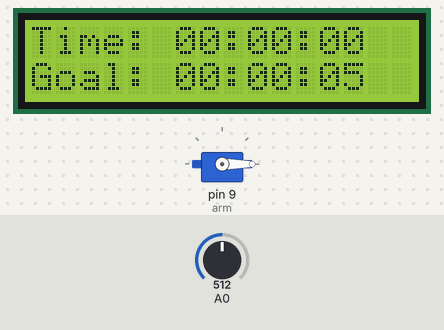
A sketch run on a simulated Arduino Nano, built with avr-gcc and run on an emulated ATmega328P. On the bench: servo, 16×2 character LCD. The test bench sets the inputs (shaded band); at power-on: A0 = 512.

Above: at 1.2 s.
1.3 s: A0 set to 716
At 3.8 s:
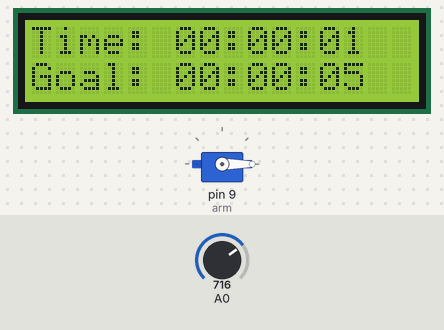
5.4 s: A0 set to 630
At 9.2 s:
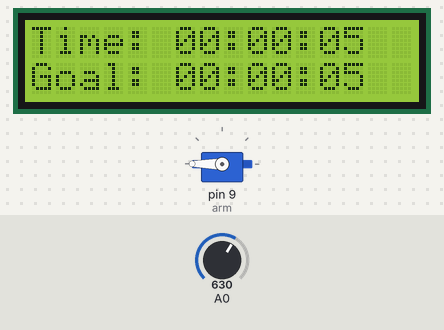
9.5 s: A0 set to 603
At 11.7 s:
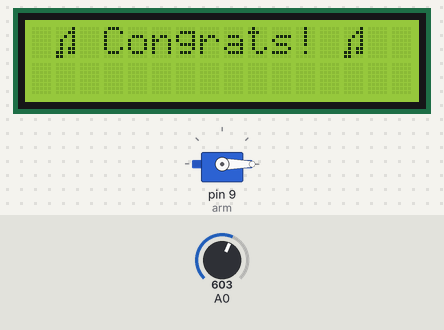
Timing chart, 0 to 13.2 s (numbered marks = the images above; inputs shaded):
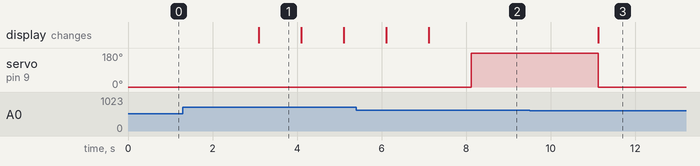

The sketch:

practicePedal.ino
```cpp
#include <StopWatch.h>
#include <Servo.h>
#include <LiquidCrystal.h>

#define THRESHOLD 2.5 //Used to determine threshold for if someone is playing (voltage will always flow, but there is an acceptable amount of noise and past that the guitar is being used)
#define LIMIT 5 //Hard set to establish a goal-time for playing on the guitar (future implementation would allow for custom goal times)

const int rs = 12, en = 11, d4 = 5, d5 = 4, d6 = 3, d7 = 2; //Setting our pins for the Arduino Nano (LCD)
LiquidCrystal lcd(rs, en, d4, d5, d6, d7); //Using those pins from line above

uint8_t customChar[8] = { //Custom music note character that we implemented
  B00001,
  B00011,
  B00101,
  B01001,
  B01001,
  B01011,
  B11011,
  B11000,
};

unsigned long totalTime = 0;
StopWatch sw(StopWatch::SECONDS);
Servo arm;
float pos = 0.0;
bool dispenced = false;
char* totalTimeString = "00:00:00";
char* goalTimeString = "00:00:00";
int totalTimeHr = 0;
int totalTimeMin = 0;
int totalTimeSec = 0;

int readInput() { //Reading clean/processed signals (from the op amp, rectifier, etc...) through Arduino's analog pin, using that for voltage to determine if someone is playing the guitar
  int value = analogRead(A0);
  int voltage = (value * (5.0 / 1023));

  if (voltage >= THRESHOLD) { //This is the case where we are hitting the threshold voltage or more, meaning we are getting enough to determine that someone is playing
    if (!sw.isRunning()) {
      sw.start();
    }
  } else { //This is the case where we are only receiving noise
    if (sw.isRunning()) {
      sw.stop();
    }
  }
}

bool checkCandyDispense(int voltage) { //Checking user progress towards milestone, and dispensing if appropriate
  totalTime = sw.elapsed();

  if (totalTime >= LIMIT + 1) {
    if (sw.isRunning()) {
      sw.stop();
    }
    if (!dispenced) { //Dispensing candy by rotating the central servo in our dropping mechanism, and returing to grab another
      arm.write(180);
      delay(3000);
      arm.write(-180);
      dispenced = true;
    }
  }

  return dispenced;
}

void updateScreen(bool dispenced) { //For the display on our LCD screen, gives a victory screen if time milestone is hit
  if (!dispenced) { //This is the case when the milestone is not yet hit
    totalTimeHr = totalTime/3600;
	  totalTimeMin = (totalTime - totalTimeHr*3600)/60;
	  totalTimeSec = totalTime - totalTimeHr*3600 - totalTimeMin*60;
    sprintf(totalTimeString, "%02d:%02d:%02d", totalTimeHr, totalTimeMin, totalTimeSec);
    lcd.clear();
    lcd.print("Time: ");
    lcd.print(totalTimeString); //Shows the time-elapsed in a "Time: 00:00:00" format
    lcd.setCursor(0, 1);
    int goalHr = LIMIT/3600;
    int goalMin = (LIMIT - goalHr*3600)/60;
    int goalSec = LIMIT - goalHr*3600 - goalMin*60;
    sprintf(goalTimeString, "%02d:%02d:%02d", goalHr, goalMin, goalSec);
    lcd.print("Goal: ");
    lcd.print(goalTimeString); //Shows the goal time in a "Goal: 00:00:00" format
  } else { //This is the case as soon as the milestone is hit, showing the victory screen
    lcd.clear();
    lcd.print(" \x03 "); //Custom char (from createChar())
    lcd.print("Congrats!");
    lcd.print(" \x03 "); //Custom char (from createChar())
  }
}

void setup() { //Setting up servo, analog pins, lcd, etc...
  Serial.begin(9600);
  pinMode(A0, INPUT);
  arm.attach(9);
  arm.write(pos);
  lcd.begin(16, 2);
  lcd.createChar(3, customChar);
}

void loop() { //Frequently checking the guitar input into our pedal to see how we should update the screen and/or give candy with the servo
  int voltage = readInput();
  bool dispenced = checkCandyDispense(voltage);
  updateScreen(dispenced);
  delay(1000);
}
```

Measured:
- the behaviour switches between 614 and 613 on A0 (found by bisection; images 2 and 3)
- after the input at 1.3 s, the display: changes after 1.8 s (image 1)
- what the display in image 1 shows lasts 1.0 s, from 3.1 s to 4.1 s
